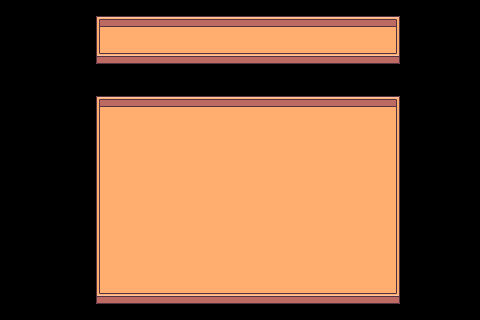

This is a level from a 2D game, rendered from its Tiled map with the project's own tilesets. A one-line summary and the complete map file follow:
An orthogonal 30x20 tile map with 16x16 px tiles, 1 tile layer (bg).

<map version="1.10" tiledversion="1.11.2" orientation="orthogonal" renderorder="right-down" width="30" height="20" tilewidth="16" tileheight="16" infinite="0" nextlayerid="2" nextobjectid="1">
 <editorsettings>
  <export target="gameover.json" format="json" />
 </editorsettings>
 <tileset firstgid="1" name="outdoors" tilewidth="16" tileheight="16" tilecount="841" columns="29">
  <image source="outdoors.png" width="464" height="464" />
 </tileset>
 <layer id="1" name="bg" width="30" height="20">
  <data encoding="csv">
0,0,0,0,0,0,0,0,0,0,0,0,0,0,0,0,0,0,0,0,0,0,0,0,0,0,0,0,0,0,
0,0,0,0,0,0,121,122,122,122,122,122,122,122,122,122,122,122,122,122,122,122,122,122,123,0,0,0,0,0,
0,0,0,0,0,0,150,151,151,151,151,151,151,151,151,151,151,151,151,151,151,151,151,151,152,0,0,0,0,0,
0,0,0,0,0,0,179,180,180,180,180,180,180,180,180,180,180,180,180,180,180,180,180,180,181,0,0,0,0,0,
0,0,0,0,0,351,351,351,351,351,351,351,351,351,351,351,351,351,351,351,351,351,351,351,351,0,0,0,0,0,
0,0,0,0,0,0,351,351,351,351,351,351,351,351,351,351,351,351,351,351,351,351,351,351,351,0,0,0,0,0,
0,0,0,0,0,0,121,122,122,122,122,122,122,122,122,122,122,122,122,122,122,122,122,122,123,0,0,0,0,0,
0,0,0,0,0,0,150,151,151,151,151,151,151,151,151,151,151,151,151,151,151,151,151,151,152,0,0,0,0,0,
0,0,0,0,0,0,150,151,151,151,151,151,151,151,151,151,151,151,151,151,151,151,151,151,152,0,0,0,0,0,
0,0,0,0,0,0,150,151,151,151,151,151,151,151,151,151,151,151,151,151,151,151,151,151,152,0,0,0,0,0,
0,0,0,0,0,0,150,151,151,151,151,151,151,151,151,151,151,151,151,151,151,151,151,151,152,0,0,0,0,0,
0,0,0,0,0,0,150,151,151,151,151,151,151,151,151,151,151,151,151,151,151,151,151,151,152,0,0,0,0,0,
0,0,0,0,0,0,150,151,151,151,151,151,151,151,151,151,151,151,151,151,151,151,151,151,152,0,0,0,0,0,
0,0,0,0,0,438,150,151,151,151,151,151,151,151,151,151,151,151,151,151,151,151,151,151,152,0,0,0,0,0,
0,0,0,0,0,438,150,151,151,151,151,151,151,151,151,151,151,151,151,151,151,151,151,151,152,0,0,0,0,0,
0,0,0,0,0,0,150,151,151,151,151,151,151,151,151,151,151,151,151,151,151,151,151,151,152,0,0,0,0,0,
0,0,0,0,0,0,150,151,151,151,151,151,151,151,151,151,151,151,151,151,151,151,151,151,152,0,0,0,0,0,
0,0,0,0,0,0,150,151,151,151,151,151,151,151,151,151,151,151,151,151,151,151,151,151,152,0,0,0,0,0,
0,0,0,0,0,0,179,180,180,180,180,180,180,180,180,180,180,180,180,180,180,180,180,180,181,0,0,0,0,0,
0,0,0,0,0,0,0,0,0,0,0,0,0,0,0,0,0,0,0,0,0,0,0,0,0,0,0,0,0,0
</data>
 </layer>
</map>
